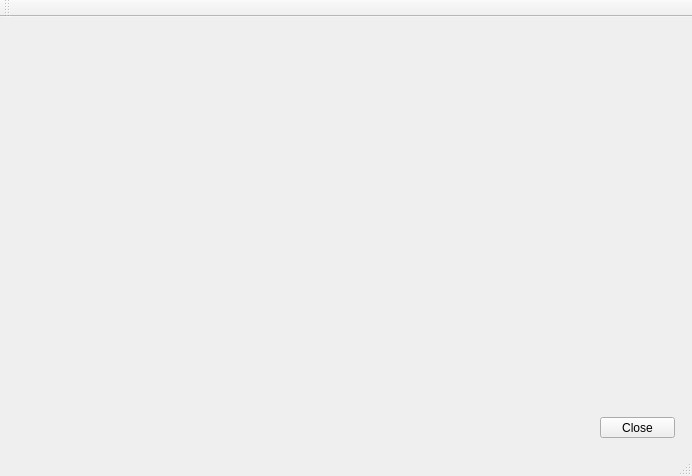
<?xml version="1.0" encoding="UTF-8"?>
<ui version="4.0">
 <class>MainWindow</class>
 <widget class="QMainWindow" name="MainWindow">
  <property name="geometry">
   <rect>
    <x>0</x>
    <y>0</y>
    <width>692</width>
    <height>476</height>
   </rect>
  </property>
  <property name="windowTitle">
   <string>MainWindow</string>
  </property>
  <widget class="QWidget" name="centralWidget">
   <widget class="QPushButton" name="pushButton">
    <property name="geometry">
     <rect>
      <x>600</x>
      <y>400</y>
      <width>75</width>
      <height>21</height>
     </rect>
    </property>
    <property name="text">
     <string>Close</string>
    </property>
   </widget>
   <widget class="QLabel" name="label">
    <property name="geometry">
     <rect>
      <x>110</x>
      <y>120</y>
      <width>47</width>
      <height>13</height>
     </rect>
    </property>
    <property name="text">
     <string/>
    </property>
   </widget>
  </widget>
  <widget class="QMenuBar" name="menuBar">
   <property name="geometry">
    <rect>
     <x>0</x>
     <y>0</y>
     <width>692</width>
     <height>21</height>
    </rect>
   </property>
  </widget>
  <widget class="QToolBar" name="mainToolBar">
   <attribute name="toolBarArea">
    <enum>TopToolBarArea</enum>
   </attribute>
   <attribute name="toolBarBreak">
    <bool>false</bool>
   </attribute>
  </widget>
  <widget class="QStatusBar" name="statusBar"/>
 </widget>
 <layoutdefault spacing="6" margin="11"/>
 <resources/>
 <connections/>
</ui>
